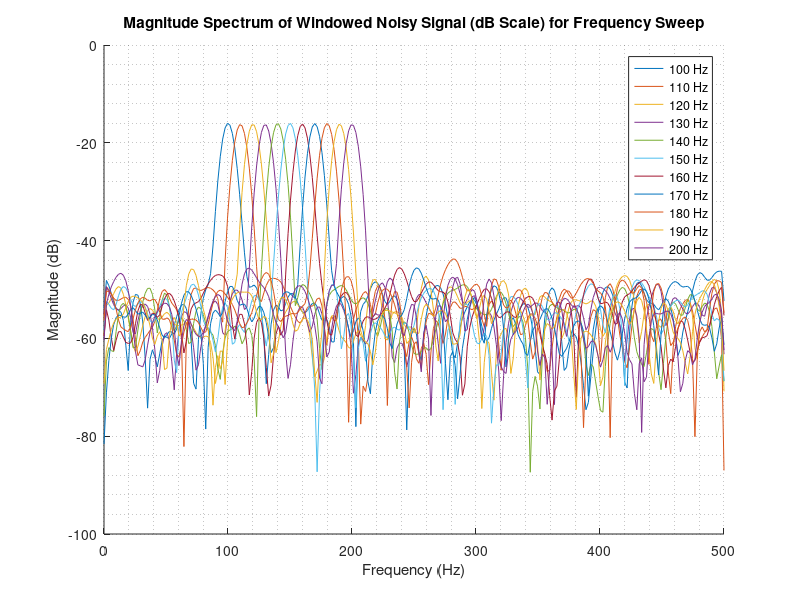
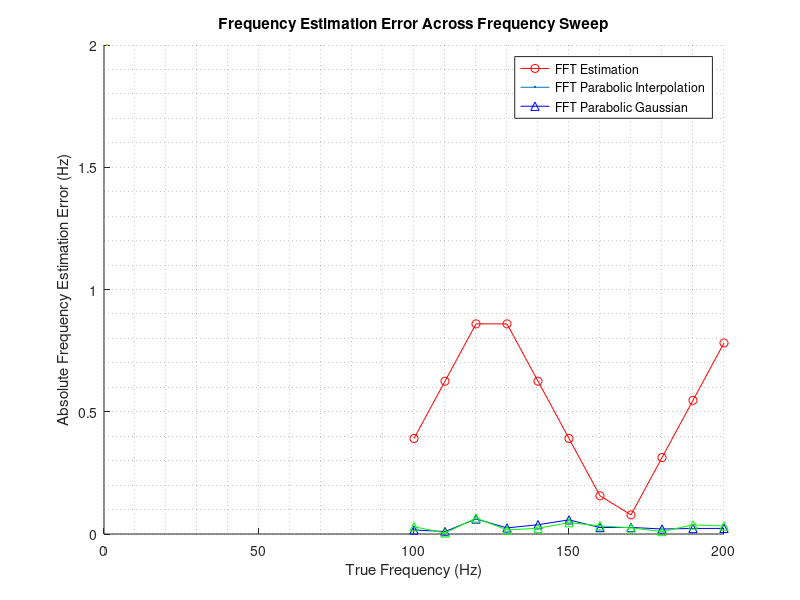
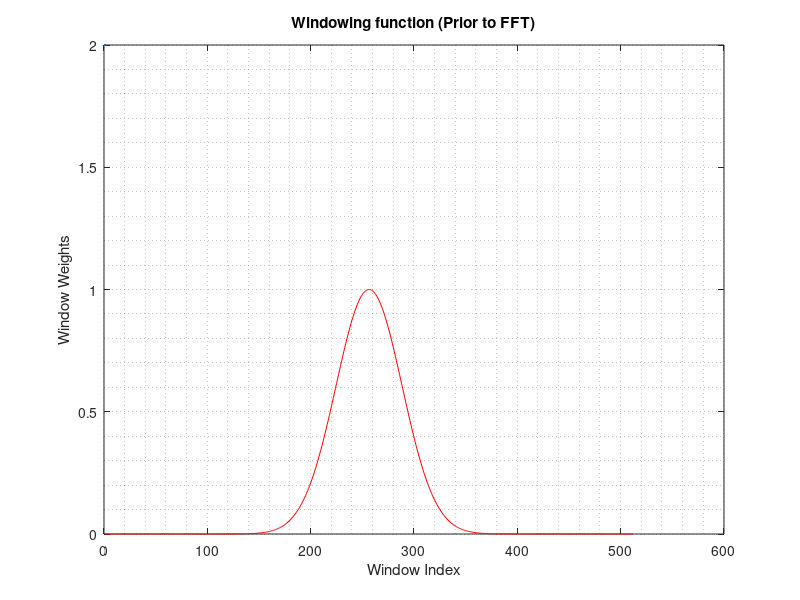

Write MATLAB code to recreate these figures, in order.
%% %%%%%%%%%%%%%%%%%%%%%%%%%%%%%%%%%%%%%%%%%%%%%%%%%%%%%%%%%%%%%%%%%%%%%%%
%% Description: DSP Project (Second Module of frequency resolution 
%% improvement for using parabolic and gaussian interpolation)
%% Developers: Pramod Kumar (Sr.No.: 24997), Amrit Lal (Sr.No.: 24608) 
%% M.Tech (SP) 2024-26  IISc Bangalore
%% Start Date: 11/10/2024
%% Code Status: Completed
%% Remarks: Nil
%% Start Code
clc;clear all;close all;
% Parameters
fs = 1000;              % Sampling frequency (Hz)
T = 1;                  % Duration (s)
A = 1;                  % Amplitude of the sine wave
SNR = 20;               % Signal-to-noise ratio (dB)
N_fft = 512;            % Number of points for FFT
freq_start = 100;        % Start frequency of the sweep (Hz)
freq_end = 200;         % End frequency of the sweep (Hz)
freq_step = 10;         % Step size for frequency sweep (Hz)

% Time vector
t = 0:1/fs:T-1/fs;

% Frequency vector for FFT output
f = fs * (0:(N_fft/2)) / N_fft;

% Initialize arrays for storing true and estimated frequencies
true_frequencies = freq_start:freq_step:freq_end;
estimated_frequencies = zeros(size(true_frequencies));
estimated_frequencies_int = zeros(size(true_frequencies));
estimated_frequencies_int2 = zeros(size(true_frequencies));

figure(1);
hold on;
grid minor;

% Loop through each frequency in the sweep
for idx = 1:length(true_frequencies)
    f_sine = true_frequencies(idx);     % Current frequency in sweep
    
    % Generate sinewave
    signal = A * sin(2 * pi * f_sine * t);
    
    % Add AWGN
    noisy_signal = awgn(signal, SNR, 'measured');
    
    % Apply Window using inbuilt/generated functions
    % N = length(noisy_signal);           % Number of samples
    % window = rectwin(N_fft);
    % window =hanning(N_fft,'periodic'); % Generate Hanning window with parameter periodic
    window = gausswin(N_fft, 8);   % Generate Gaussian window with parameter alpha=8
    % window = kaiser(N_fft,7);  % Generate Kaiser window with parameter r=7
     % window  = cosine_window(N_fft); % Generate Cosine window with parameter 4T1
         
     % Apply window to the signal
    windowed_signal = noisy_signal(1:N_fft) .* window';
    
    % FFT of the windowed signal with N_fft points
    Y = fft(windowed_signal, N_fft);
    Y = abs(Y / N_fft);                     % Normalize the FFT output
    Y = Y(1:N_fft/2+1);                     % Single-sided spectrum
    Y(2:end-1) = 2 * Y(2:end-1);            % Double amplitude for single-sided
    
    % Convert to decibel scale
    Y_dB = 20 * log10(Y);
    
    % Plot the FFT in dB scale for each frequency in the sweep
    figure(1);
    plot(f, Y_dB, 'DisplayName', sprintf('%d Hz', f_sine));
    
    % Estimate the frequency by finding the peak
    [~, peak_idx] = max(Y);
    estimated_frequencies(idx) = f(peak_idx);

    % Parabolic and gaussian interpolation
    if 2*Y(peak_idx)>Y(peak_idx+1)+Y(peak_idx-1)
        fprintf('Parabolic and Gaussian Interpolation condition is saisfied for %.2f Hz\n', f_sine);
        % Parabolic interpolation
        delta=(Y(peak_idx+1)- Y(peak_idx-1))/(2*(2*Y(peak_idx)-Y(peak_idx+1)-Y(peak_idx-1)));
        peak_idx_int=peak_idx+delta;
        estimated_frequencies_int(idx) = fs*(peak_idx_int-1)/N_fft;

        % fprintf('Parabolic and Gaussian Interpolation condition is saisfied for %.2f Hz\n', f_sine);
        % Gaussian interpolation
        delta2=log(Y(peak_idx+1)/Y(peak_idx-1))/(2*log((Y(peak_idx)^2)/(Y(peak_idx+1)*Y(peak_idx-1))));
        peak_idx_int2=peak_idx+delta2;
        estimated_frequencies_int2(idx) = fs*(peak_idx_int2-1)/N_fft;
    else
        disp('Parabolic and Gaussian Interpolation condition is Not saisfied...')
        estimated_frequencies_int(idx) = 0;
    end
end
% Labeling the plot
figure(1);
xlabel('Frequency (Hz)');
ylabel('Magnitude (dB)');
title('Magnitude Spectrum of Windowed Noisy Signal (dB Scale) for Frequency Sweep');
legend;
hold off;

% Calculate RMS error
frequency_errors = true_frequencies - estimated_frequencies;
rms_error = sqrt(mean(frequency_errors.^2));

% Calculate RMS error for interpolated peak in case of parabolic
frequency_errors1 = true_frequencies - estimated_frequencies_int;
rms_error1 = sqrt(mean(frequency_errors1.^2));

% Calculate RMS error for interpolated peak in case of gaussian
frequency_errors2 = true_frequencies - estimated_frequencies_int2;
rms_error2 = sqrt(mean(frequency_errors2.^2));

% Display RMS error value
fprintf('Bin Size: %.4f Hz\n', fs/N_fft);
fprintf('RMS Error of Frequency Estimation: %.2f Hz\n', rms_error);
fprintf('RMS Error of Parabolic Interpolated Frequency Estimation: %.2f Hz\n', rms_error1);
fprintf('RMS Error of Gaussian Interpolated Frequency Estimation: %.2f Hz\n', rms_error2);

% Plot frequency estimation error
figure(2);
hold on;
plot(true_frequencies, abs(frequency_errors), '-ro',LineWidth=2);
plot(true_frequencies, abs(frequency_errors1), '-b^',LineWidth=2);
plot(true_frequencies, abs(frequency_errors2), '-g^',LineWidth=2);
xlabel('True Frequency (Hz)');
ylabel('Absolute Frequency Estimation Error (Hz)');
title('Frequency Estimation Error Across Frequency Sweep');
grid minor;
legend('FFT Estimation','FFT Parabolic Interpolation','FFT Parabolic Gaussian' );
hold off;

% Plot frequency estimation error
figure(3);
plot(window, 'r',LineWidth=2);
xlabel('Window Index');
ylabel('Window Weights');
title('Windowing function (Prior to FFT)');
grid minor;
%% %%%%%%%%%%%%%%%%%%%%%%%%%%%%  END  %%%%%%%%%%%%%%%%%%%%%%%%%%%%%%%%%%%%%
